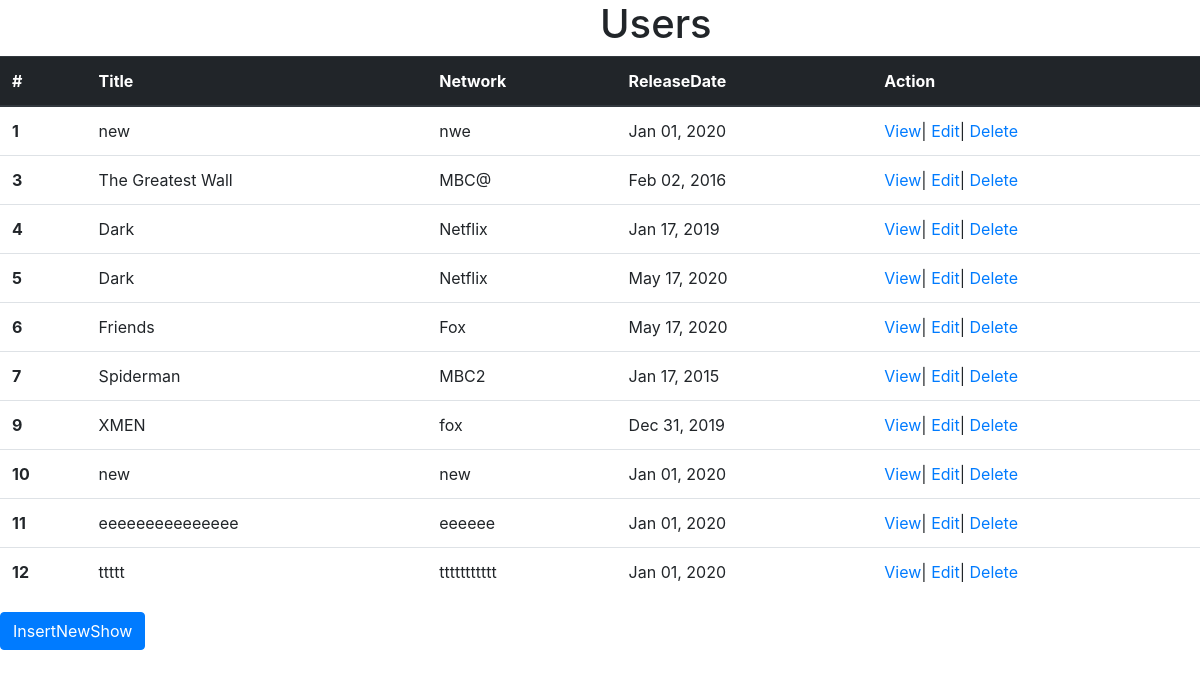
The page / on the database its author committed.
### showsApp/models.py (models this page shows, shortened)
class show(models.Model):
    title=models.CharField(max_length=255,default="title")
    network = models.CharField(max_length=255,default="network")
    release_date=models.DateField()
    desc = models.TextField(default="nth")
    objects = showManager()

### showsApp/views.py (the view)
# urls.py: path('', views.root),
def root(request):
    context = {
        "shows" : show.objects.all(),
        }
    return render(request,"index.html",context)

### showsApp/templates/index.html (shortened to what this page needs)
<!DOCTYPE html>
<html lang="en">
<head>
     <link rel="stylesheet" href="https://maxcdn.bootstrapcdn.com/bootstrap/4.0.0/css/bootstrap.min.css">
</head>
<body>
<h1 style="margin-left:50%;" >Users</h1>
<table class="table">
  <thead class="thead-dark">
    <tr>
      <th scope="col">#</th>
      <th scope="col">Title</th>
      <th scope="col">Network</th>
      <th scope="col">ReleaseDate</th>
      <th scope="col">Action</th>
    </tr>
  </thead>
  <tbody>
            {%for show in shows%}
        <tr>
            <th scope="row">{{show.id}}</th>
            <td>{{ show.title }}</td>
            <td>{{ show.network }}</td>
            <td>{{ show.release_date|date:"M d, Y" }}</td>
            <td>
                <a href="viewShow/{{show.id}}">View</a><span>|</span>
                <a href="../{{show.id}}/goToEdit">Edit</a><span>|</span>
                <a href="viewShow/{{show.id}}/deleteShow">Delete</a></td>
        </tr>
           {%endfor%}
  </tbody>
</table>
<a class="btn btn-primary" href="goToInsert" role="button">InsertNewShow</a>
</body>
</html>

### rows shown on the page
show: id "1", title "new", network "nwe", release_date "Jan 01, 2020"
show: id "3", title "The Greatest Wall", network "MBC@", release_date "Feb 02, 2016"
show: id "4", title "Dark", network "Netflix", release_date "Jan 17, 2019"
show: id "5", title "Dark", network "Netflix", release_date "May 17, 2020"
show: id "6", title "Friends", network "Fox", release_date "May 17, 2020"
show: id "7", title "Spiderman", network "MBC2", release_date "Jan 17, 2015"
show: id "9", title "XMEN", network "fox", release_date "Dec 31, 2019"
show: id "10", title "new", network "new", release_date "Jan 01, 2020"
show: id "11", title "eeeeeeeeeeeeeee", network "eeeeee", release_date "Jan 01, 2020"
show: id "12", title "ttttt", network "ttttttttttt", release_date "Jan 01, 2020"
